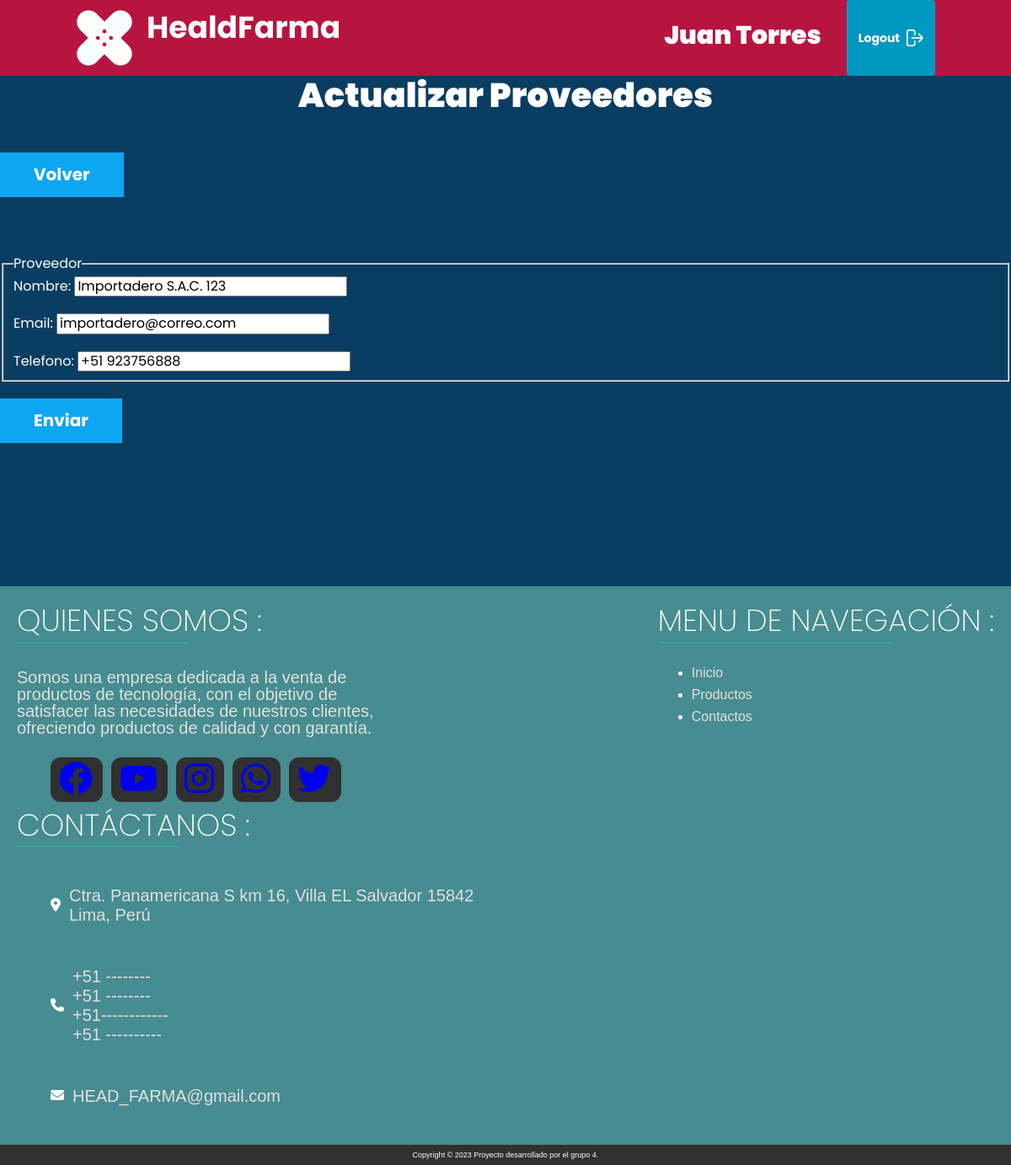
Screenshot of /ActualizarProveedores?id=1 (signed in) with the database file from the repository.
### tables this page shows
CREATE TABLE `proveedor` (
  `id` int NOT NULL AUTO_INCREMENT,
  `nombre` varchar(50) NOT NULL,
  `email` varchar(50) NOT NULL,
  `telefono` varchar(20) NOT NULL,
  PRIMARY KEY (`id`)
);

### controllers/ProveedorController.php (called while the page is built, shortened)
<?php
class ProveedorController{
    public static function actualizar(Router $router){
        $id = validarORedireccionar('/proveedores');
        $proveedor= Proveedor::find($id);
        $alertas=Proveedor::getAlertas();
        $router->render('proveedores/actualizar',[
            'proveedor'=>$proveedor,
            'alertas'=>$alertas
        ]);
    }
}

### public/index.php (called while the page is built, shortened)
<?php
$router = new Router();
$router->get('/', [PaginasController::class, 'index']);
$router->post('/', [PaginasController::class, 'enviar']);
$router->get('/login', [LoginController::class, 'login']);
$router->post('/login', [LoginController::class, 'login']);
$router->get('/logout', [LoginController::class, 'logout']);
$router->get('/inicio', [PaginasController::class, 'inicio']);
$router->get('/productos', [ProductosController::class, 'productos']);
$router->get('/AgregarProductos', [ProductosController::class, 'crear']);
$router->post('/AgregarProductos', [ProductosController::class, 'crear']);
$router->get('/ActualizarProductos', [ProductosController::class, 'actualizar']);
$router->post('/ActualizarProductos', [ProductosController::class, 'actualizar']);
$router->post('/EliminarProductos', [ProductosController::class, 'eliminar']);
$router->get('/proveedores', [ProveedorController::class, 'proveedores']);
$router->get('/AgregarProveedores', [ProveedorController::class, 'crear']);
$router->post('/AgregarProveedores', [ProveedorController::class, 'crear']);
$router->get('/ActualizarProveedores', [ProveedorController::class, 'actualizar']);
$router->post('/ActualizarProveedores', [ProveedorController::class, 'actualizar']);
$router->post('/EliminarProveedores', [ProveedorController::class, 'eliminar']);
$router->get('/clientes', [ClientesController::class, 'clientes']);
$router->get('/AgregarClientes', [ClientesController::class, 'crear']);
$router->post('/AgregarClientes', [ClientesController::class, 'crear']);
$router->get('/ActualizarClientes', [ClientesController::class, 'actualizar']);
$router->post('/ActualizarClientes', [ClientesController::class, 'actualizar']);
$router->post('/EliminarClientes', [ClientesController::class, 'eliminar']);
$router->get('/usuarios', [UsuariosController::class, 'usuarios']);
$router->get('/AgregarUsuarios', [UsuariosController::class, 'crear']);
$router->post('/AgregarUsuarios', [UsuariosController::class, 'crear']);
$router->get('/ActualizarUsuarios', [UsuariosController::class, 'actualizar']);
$router->post('/ActualizarUsuarios', [UsuariosController::class, 'actualizar']);
$router->post('/EliminarUsuarios', [UsuariosController::class, 'eliminar']);
$router->get('/pedidos', [PedidosController::class, 'index']);
$router->get('/detallePedidos', [FacturaController::class, 'pedidos']);
$router->get('/solicitudes', [SolicitudesController::class, 'index']);
$router->get('/detalleSolicitud', [FacturaController::class, 'solicitudes']);
$router->get('/api/productos',[APIController::class,'index']);
$router->post('/api/pedidos',[APIController::class,'guardar']);
$router->post('/api/solicitudes',[APIController::class,'guardarSolicitudes']);
$router->post('/api/eliminarPedidos',[APIController::class,'eliminarPedidos']);
$router->post('/api/eliminarSolicitudes',[APIController::class,'eliminarSolicitudes']);
$router->get('/inventario', [InventarioController::class, 'index']);
$router->comprobarRutas();

### includes/funciones.php (called while the page is built, shortened)
<?php
function s($html) : string {
    $s = htmlspecialchars($html);
    return $s;
}
function validarORedireccionar(string $url) {
    $id = $_GET['id'];
    $id = filter_var($id, FILTER_VALIDATE_INT);
    return $id;
}

### models/ActiveRecord.php (called while the page is built, shortened)
<?php
class ActiveRecord {
    protected static $db;
    protected static $tabla = '';
    public static function setDB($database) {
        self::$db = $database;
    }
    public static function consultarSQL($query) {
        $resultado = self::$db->query($query);
        $array = [];
        while($registro = $resultado->fetch_assoc()) {
            $array[] = static::crearObjeto($registro);
        }
        return $array;
    }
    protected static function crearObjeto($registro) {
        $objeto = new static;
        foreach($registro as $key => $value ) {
            if(property_exists( $objeto, $key  )) {
                $objeto->$key = $value;
            }
        }
        return $objeto;
    }
    public static function find($id) {
        $query = "SELECT * FROM " . static::$tabla  ." WHERE id = $id";
        $resultado = self::consultarSQL($query);
        return array_shift( $resultado ) ;
    }
}

### views/proveedores/formulario.php (the view, shortened to what this page needs)
<fieldset>
    <legend>Proveedor</legend>
    <label for="nombre">Nombre:</label>
    <input type="text" id="nombre" name="proveedor[nombre]" placeholder="Nombre del proveedor" value="<?php echo s(trim($proveedor->nombre))?>">
    <label for="email">Email:</label>
    <input type="email" id="email" name="proveedor[email]" placeholder="Ej: proveedor@gmail.com" value="<?php echo s(trim($proveedor->email))?>">
    <label for="telefono">Telefono:</label>
    <input type="text" id="telefono" name="proveedor[telefono]" placeholder="+51 938456239, +31..." value="<?php echo s(trim($proveedor->telefono))?>">
</fieldset>

### public/build/css/app.css (style rules this page uses)
html { line-height:1.15;-webkit-text-size-adjust:100% }
body { margin:0 }
button,input,optgroup,select,textarea { font-family:inherit;font-size:100%;line-height:1.15;margin:0 }
button,input { overflow:visible }
fieldset { padding:.35em .75em .625em }
legend { box-sizing:border-box;color:inherit;display:table;max-width:100%;padding:0;white-space:normal }
html { font-size:62.5%;box-sizing:border-box;height:100% }
body { min-height:100%;display:flex;flex-direction:column;background-color:#0a3d62;color:#fff;font-family:Poppins,sans-serif;font-size:1.6rem }
@media (min-width:768px) { body { height:100% } }
*,:after,:before { box-sizing:inherit }

### rows the page displays
proveedor: nombre "Importadero S.A.C. 123", email "importadero@correo.com", telefono "+51 923756888"

### other values shown
$_SESSION['nombre'] "Juan Torres"
